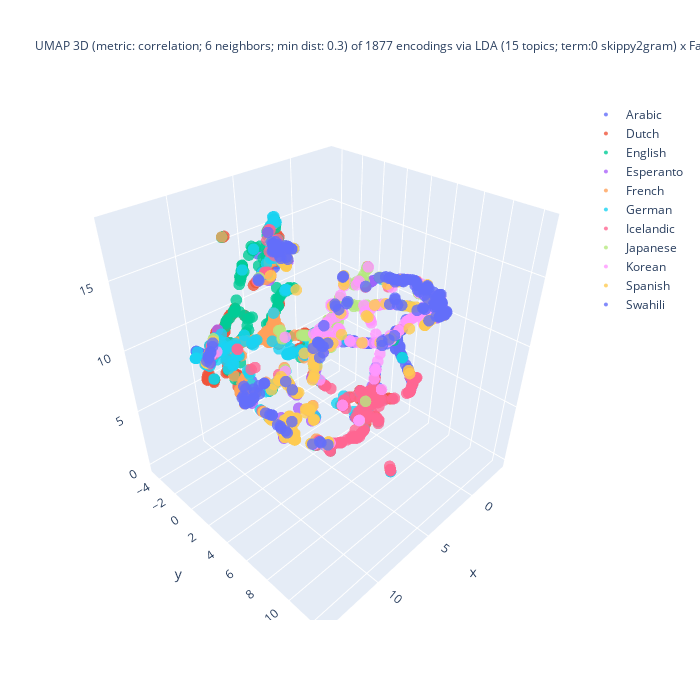

Notebook cell for this chart:
### Code cell
%%capture --no-display

## Plotlyを使って UMAP の結果の可視化 (3D)
import plotly.graph_objects as go
import numpy as np

## 色分けの単位を選択
if color_lang_family:
    colored_var = 'family'
else:
    colored_var = 'language'
## umap_df を作成
X = zip(doc_UMAP_3d[:,0], doc_UMAP_3d[:,1], doc_UMAP_3d[:,2],
        doc_fit_df[colored_var], doc_fit_df[doc_type]) # zip(..)が必要
umap_df = pd.DataFrame(X, columns = ['D1', 'D2', 'D3', colored_var, doc_type])
#
fig = go.Figure()
for lang_name in sorted(set(umap_df[colored_var])):
    # set marker size of the target domain
    traced = umap_df[ umap_df['language'] == lang_name ]
    fig.add_trace(
        go.Scatter3d(
            x = traced['D1'], y = traced['D2'], z = traced['D3'],
            name = lang_name.title(),
            mode = 'markers',
            marker = dict(size = 4, opacity = 0.8),
            marker_colorscale = color_palette, # worked??
            showlegend = True
        )
    )

## 3D 散布図にラベルを追加する処理は未実装
df_size = len(umap_df)
## title_header
title_header = f"UMAP 3D (metric: {umap_metric}; {umap_n_neighbors} neighbors; min dist: {umap_min_dist}) of {df_size} encodings via\n"
## title_body
if use_FastText:
    if use_LDA:
        title_body = f"LDA ({n_topics} topics; term:0 {lda_term_type}) x FastText ({ft_n_dims} dims; term: {ft_term_type}; window: {ft_window_size})"
    else:
        title_body = f"FastText ({ft_n_dims} dims; term: {ft_term_type}; window: {ft_window_size})"
else:
    title_body = f"LDA ({n_topics} topics; term: {lda_term_type})"
#
title_val = title_header + title_body
fig.update_layout(title = dict(text = title_val, font_size = 12), autosize = False, width = 700, height = 700)
fig.show()

### Figure 1 — Plotly figure (JSON) as saved in the notebook; plotly's stock layout.template omitted (floating-point values rounded to 4 significant figures; data arrays with more than 128 entries replaced by an {"elided": "..."} marker saying what was removed)
{"data": [{"marker": {"colorscale": [[0, "#2E91E5"], [0.04348, "#E15F99"], [0.08696, "#1CA71C"], [0.1304, "#FB0D0D"], [0.1739, "#DA16FF"], [0.2174, "#222A2A"], [0.2609, "#B68100"], [0.3043, "#750D86"], [0.3478, "#EB663B"], [0.3913, "#511CFB"], [0.4348, "#00A08B"], [0.4783, "#FB00D1"], [0.5217, "#FC0080"], [0.5652, "#B2828D"], [0.6087, "#6C7C32"], [0.6522, "#778AAE"], [0.6957, "#862A16"], [0.7391, "#A777F1"], [0.7826, "#620042"], [0.8261, "#1616A7"], [0.8696, "#DA60CA"], [0.913, "#6C4516"], [0.9565, "#0D2A63"], [1, "#AF0038"]], "opacity": 0.8, "size": 4}, "mode": "markers", "name": "Arabic", "showlegend": true, "type": "scatter3d", "x": {"elided": "157 float values"}, "y": {"elided": "157 float values"}, "z": {"elided": "157 float values"}}, {"marker": {"colorscale": [[0, "#2E91E5"], [0.04348, "#E15F99"], [0.08696, "#1CA71C"], [0.1304, "#FB0D0D"], [0.1739, "#DA16FF"], [0.2174, "#222A2A"], [0.2609, "#B68100"], [0.3043, "#750D86"], [0.3478, "#EB663B"], [0.3913, "#511CFB"], [0.4348, "#00A08B"], [0.4783, "#FB00D1"], [0.5217, "#FC0080"], [0.5652, "#B2828D"], [0.6087, "#6C7C32"], [0.6522, "#778AAE"], [0.6957, "#862A16"], [0.7391, "#A777F1"], [0.7826, "#620042"], [0.8261, "#1616A7"], [0.8696, "#DA60CA"], [0.913, "#6C4516"], [0.9565, "#0D2A63"], [1, "#AF0038"]], "opacity": 0.8, "size": 4}, "mode": "markers", "name": "Dutch", "showlegend": true, "type": "scatter3d", "x": {"elided": "202 float values"}, "y": {"elided": "202 float values"}, "z": {"elided": "202 float values"}}, {"marker": {"colorscale": [[0, "#2E91E5"], [0.04348, "#E15F99"], [0.08696, "#1CA71C"], [0.1304, "#FB0D0D"], [0.1739, "#DA16FF"], [0.2174, "#222A2A"], [0.2609, "#B68100"], [0.3043, "#750D86"], [0.3478, "#EB663B"], [0.3913, "#511CFB"], [0.4348, "#00A08B"], [0.4783, "#FB00D1"], [0.5217, "#FC0080"], [0.5652, "#B2828D"], [0.6087, "#6C7C32"], [0.6522, "#778AAE"], [0.6957, "#862A16"], [0.7391, "#A777F1"], [0.7826, "#620042"], [0.8261, "#1616A7"], [0.8696, "#DA60CA"], [0.913, "#6C4516"], [0.9565, "#0D2A63"], [1, "#AF0038"]], "opacity": 0.8, "size": 4}, "mode": "markers", "name": "English", "showlegend": true, "type": "scatter3d", "x": {"elided": "181 float values"}, "y": {"elided": "181 float values"}, "z": {"elided": "181 float values"}}, {"marker": {"colorscale": [[0, "#2E91E5"], [0.04348, "#E15F99"], [0.08696, "#1CA71C"], [0.1304, "#FB0D0D"], [0.1739, "#DA16FF"], [0.2174, "#222A2A"], [0.2609, "#B68100"], [0.3043, "#750D86"], [0.3478, "#EB663B"], [0.3913, "#511CFB"], [0.4348, "#00A08B"], [0.4783, "#FB00D1"], [0.5217, "#FC0080"], [0.5652, "#B2828D"], [0.6087, "#6C7C32"], [0.6522, "#778AAE"], [0.6957, "#862A16"], [0.7391, "#A777F1"], [0.7826, "#620042"], [0.8261, "#1616A7"], [0.8696, "#DA60CA"], [0.913, "#6C4516"], [0.9565, "#0D2A63"], [1, "#AF0038"]], "opacity": 0.8, "size": 4}, "mode": "markers", "name": "Esperanto", "showlegend": true, "type": "scatter3d", "x": [5.489, 5.693, 7.199, 4.88, 9.666, 3.88, 9.139, 5.3, 5.656, 4.014, 6.314, 5.258, 6.272, 4.944, 6.009, 7.514, 5.592, 5.488, 7.509, 3.334, 5.695, 2.308, 6.225, 5.408, -1.883, 4.216, 4.298, 5.77, 2.154, 4.339, 3.389, -0.6978, 4.549, 5.438, 4.327, 5.506, 6.969, 5.991, 1.982, 5.881, 3.309, 3.893, 3.868, 6.909, 4.049, 5.319, 6.116, 3.949, 5.944, 2.035, 3.369, 3.486, 5.766, 5.522, -0.6051, 7.189, -3.219, 5.648, 4.69, 6.957, 3.19, 3.222, 6.105, 6.31, 1.406, 9.252, 2.255, 6.01, 5.434, 4.156, -0.5068, 9.967, 5.343, 7.169, 5.106, -2.762, -1.088, 4.121, 5.411, 6.433, 5.91, -3.025, 2.317, 7.083, -2.858, 5.128, -2.231, 7.052, -1.325, 5.85, 6.574, 4.964, 5.47, 7.906, 5.726, 6.861, 5.769, 6.226, 3.155, 5.064, 2.562, 3.301, 5.85, 5.916, 4.291, -2.211, 2.978, 4.829, 5.868, -1.338, 5.371, 6.727, 1.615, 3.202, 3.051, 1.462, -3.396, 6.019, 3.167, -3.058, 0.9491, -3.002, 3.905, 5.552, 6.773, -3.065], "y": [5.305, -0.3095, 1.791, 0.2187, 1.188, 0.9967, -3.807, -0.2173, -0.248, 1.017, 7.67, -0.05105, 1.353, 0.4451, 0.5638, 0.07976, -0.2683, -0.2539, 0.03758, 0.4734, 5.588, -0.2187, -0.1964, 5.407, 6.863, 0.8668, 0.8206, -0.5314, -3.469, 0.7566, 0.4573, 6.495, -2.634, 5.606, 6.456, -0.4313, 0.8197, 8.416, -3.49, 8.339, 0.4701, 1.085, 1.11, 1.297, 0.8766, 0.4691, 0.009507, 1.081, 8.253, -3.512, 2.229, 0.3639, -0.1733, -0.1677, 2.228, 1.756, 5.437, -0.04256, -3.634, 1.35, 0.3124, 0.436, 1.294, 2.671, 7.705, -4.041, -2.502, 5.405, 0.07304, 7.252, 1.787, -3.506, -0.3054, 8.986, 0.05981, 6.422, 4.37, 0.955, -0.1842, 5.515, -0.5986, 5.66, -0.2506, -0.328, 5.846, 0.09685, 7.37, 1.481, 8.019, -0.2428, 1.436, 0.1486, -0.08592, -4.521, -0.3705, 1.372, -0.3481, 1.133, 0.3199, 0.08261, -3.324, -3.601, -0.3285, -0.2734, 0.798, 7.386, -3.349, 4.493, -0.3272, 7.976, -0.2226, 1.43, 0.2228, 0.4166, 0.3784, 0.6083, 5.091, -0.1826, 2.018, 5.63, 6.754, 6.291, 1.061, -0.1652, 6.079, 5.586], "z": [15.62, 0.2534, 3.712, 3.925, 6.465, 1.431, 7.525, 0.2448, 0.5405, 2.073, 9.213, 4.832, 2.95, 2.824, 2.762, 3.562, 0.2173, 5.239, 3.539, 4.896, 14.09, 7.296, 1.351, 15.46, 12.17, 2.418, 2.434, 5.324, 12.83, 2.502, 4.892, 12.7, 12.17, 14.1, 12.91, 0.4542, 3.359, 9.226, 12.42, 9.181, 5.02, 1.691, 1.727, 3.563, 1.326, 1.966, 1.181, 1.599, 9.691, 12.67, 8.697, 4.843, 0.3518, 0.1209, 11.99, 3.694, 8.934, 0.7676, 11.86, 3.4, 5.48, 5.172, 2.903, 9.375, 7.705, 7.207, 13.84, 13.36, 0.657, 11.41, 11.41, 7.941, 0.692, 9.768, 4.361, 9.941, 12.77, 2.721, 5.173, 14.38, 5.332, 9.231, 7.26, 2.662, 9.433, 4.262, 10.77, 3.497, 11.64, 0.3366, 2.858, 4.091, 0.6037, 8.795, 0.1725, 3.331, 0.297, 1.043, 5.518, 4.292, 13.31, 14.24, 0.313, 0.01379, 2.493, 10.79, 13.69, 12.79, 0.07325, 11.58, 0.2392, 3.119, 8.847, 5.173, 5.424, 9.208, 8.439, 1.079, 8.563, 9.191, 12.53, 9.76, 1.485, 0.5214, 12.6, 9.176]}, {"marker": {"colorscale": [[0, "#2E91E5"], [0.04348, "#E15F99"], [0.08696, "#1CA71C"], [0.1304, "#FB0D0D"], [0.1739, "#DA16FF"], [0.2174, "#222A2A"], [0.2609, "#B68100"], [0.3043, "#750D86"], [0.3478, "#EB663B"], [0.3913, "#511CFB"], [0.4348, "#00A08B"], [0.4783, "#FB00D1"], [0.5217, "#FC0080"], [0.5652, "#B2828D"], [0.6087, "#6C7C32"], [0.6522, "#778AAE"], [0.6957, "#862A16"], [0.7391, "#A777F1"], [0.7826, "#620042"], [0.8261, "#1616A7"], [0.8696, "#DA60CA"], [0.913, "#6C4516"], [0.9565, "#0D2A63"], [1, "#AF0038"]], "opacity": 0.8, "size": 4}, "mode": "markers", "name": "French", "showlegend": true, "type": "scatter3d", "x": {"elided": "186 float values"}, "y": {"elided": "186 float values"}, "z": {"elided": "186 float values"}}, {"marker": {"colorscale": [[0, "#2E91E5"], [0.04348, "#E15F99"], [0.08696, "#1CA71C"], [0.1304, "#FB0D0D"], [0.1739, "#DA16FF"], [0.2174, "#222A2A"], [0.2609, "#B68100"], [0.3043, "#750D86"], [0.3478, "#EB663B"], [0.3913, "#511CFB"], [0.4348, "#00A08B"], [0.4783, "#FB00D1"], [0.5217, "#FC0080"], [0.5652, "#B2828D"], [0.6087, "#6C7C32"], [0.6522, "#778AAE"], [0.6957, "#862A16"], [0.7391, "#A777F1"], [0.7826, "#620042"], [0.8261, "#1616A7"], [0.8696, "#DA60CA"], [0.913, "#6C4516"], [0.9565, "#0D2A63"], [1, "#AF0038"]], "opacity": 0.8, "size": 4}, "mode": "markers", "name": "German", "showlegend": true, "type": "scatter3d", "x": {"elided": "164 float values"}, "y": {"elided": "164 float values"}, "z": {"elided": "164 float values"}}, {"marker": {"colorscale": [[0, "#2E91E5"], [0.04348, "#E15F99"], [0.08696, "#1CA71C"], [0.1304, "#FB0D0D"], [0.1739, "#DA16FF"], [0.2174, "#222A2A"], [0.2609, "#B68100"], [0.3043, "#750D86"], [0.3478, "#EB663B"], [0.3913, "#511CFB"], [0.4348, "#00A08B"], [0.4783, "#FB00D1"], [0.5217, "#FC0080"], [0.5652, "#B2828D"], [0.6087, "#6C7C32"], [0.6522, "#778AAE"], [0.6957, "#862A16"], [0.7391, "#A777F1"], [0.7826, "#620042"], [0.8261, "#1616A7"], [0.8696, "#DA60CA"], [0.913, "#6C4516"], [0.9565, "#0D2A63"], [1, "#AF0038"]], "opacity": 0.8, "size": 4}, "mode": "markers", "name": "Icelandic", "showlegend": true, "type": "scatter3d", "x": {"elided": "178 float values"}, "y": {"elided": "178 float values"}, "z": {"elided": "178 float values"}}, {"marker": {"colorscale": [[0, "#2E91E5"], [0.04348, "#E15F99"], [0.08696, "#1CA71C"], [0.1304, "#FB0D0D"], [0.1739, "#DA16FF"], [0.2174, "#222A2A"], [0.2609, "#B68100"], [0.3043, "#750D86"], [0.3478, "#EB663B"], [0.3913, "#511CFB"], [0.4348, "#00A08B"], [0.4783, "#FB00D1"], [0.5217, "#FC0080"], [0.5652, "#B2828D"], [0.6087, "#6C7C32"], [0.6522, "#778AAE"], [0.6957, "#862A16"], [0.7391, "#A777F1"], [0.7826, "#620042"], [0.8261, "#1616A7"], [0.8696, "#DA60CA"], [0.913, "#6C4516"], [0.9565, "#0D2A63"], [1, "#AF0038"]], "opacity": 0.8, "size": 4}, "mode": "markers", "name": "Japanese", "showlegend": true, "type": "scatter3d", "x": {"elided": "148 float values"}, "y": {"elided": "148 float values"}, "z": {"elided": "148 float values"}}, {"marker": {"colorscale": [[0, "#2E91E5"], [0.04348, "#E15F99"], [0.08696, "#1CA71C"], [0.1304, "#FB0D0D"], [0.1739, "#DA16FF"], [0.2174, "#222A2A"], [0.2609, "#B68100"], [0.3043, "#750D86"], [0.3478, "#EB663B"], [0.3913, "#511CFB"], [0.4348, "#00A08B"], [0.4783, "#FB00D1"], [0.5217, "#FC0080"], [0.5652, "#B2828D"], [0.6087, "#6C7C32"], [0.6522, "#778AAE"], [0.6957, "#862A16"], [0.7391, "#A777F1"], [0.7826, "#620042"], [0.8261, "#1616A7"], [0.8696, "#DA60CA"], [0.913, "#6C4516"], [0.9565, "#0D2A63"], [1, "#AF0038"]], "opacity": 0.8, "size": 4}, "mode": "markers", "name": "Korean", "showlegend": true, "type": "scatter3d", "x": {"elided": "148 float values"}, "y": {"elided": "148 float values"}, "z": {"elided": "148 float values"}}, {"marker": {"colorscale": [[0, "#2E91E5"], [0.04348, "#E15F99"], [0.08696, "#1CA71C"], [0.1304, "#FB0D0D"], [0.1739, "#DA16FF"], [0.2174, "#222A2A"], [0.2609, "#B68100"], [0.3043, "#750D86"], [0.3478, "#EB663B"], [0.3913, "#511CFB"], [0.4348, "#00A08B"], [0.4783, "#FB00D1"], [0.5217, "#FC0080"], [0.5652, "#B2828D"], [0.6087, "#6C7C32"], [0.6522, "#778AAE"], [0.6957, "#862A16"], [0.7391, "#A777F1"], [0.7826, "#620042"], [0.8261, "#1616A7"], [0.8696, "#DA60CA"], [0.913, "#6C4516"], [0.9565, "#0D2A63"], [1, "#AF0038"]], "opacity": 0.8, "size": 4}, "mode": "markers", "name": "Spanish", "showlegend": true, "type": "scatter3d", "x": {"elided": "196 float values"}, "y": {"elided": "196 float values"}, "z": {"elided": "196 float values"}}, {"marker": {"colorscale": [[0, "#2E91E5"], [0.04348, "#E15F99"], [0.08696, "#1CA71C"], [0.1304, "#FB0D0D"], [0.1739, "#DA16FF"], [0.2174, "#222A2A"], [0.2609, "#B68100"], [0.3043, "#750D86"], [0.3478, "#EB663B"], [0.3913, "#511CFB"], [0.4348, "#00A08B"], [0.4783, "#FB00D1"], [0.5217, "#FC0080"], [0.5652, "#B2828D"], [0.6087, "#6C7C32"], [0.6522, "#778AAE"], [0.6957, "#862A16"], [0.7391, "#A777F1"], [0.7826, "#620042"], [0.8261, "#1616A7"], [0.8696, "#DA60CA"], [0.913, "#6C4516"], [0.9565, "#0D2A63"], [1, "#AF0038"]], "opacity": 0.8, "size": 4}, "mode": "markers", "name": "Swahili", "showlegend": true, "type": "scatter3d", "x": {"elided": "191 float values"}, "y": {"elided": "191 float values"}, "z": {"elided": "191 float values"}}], "layout": {"autosize": false, "height": 700, "title": {"font": {"size": 12}, "text": "UMAP 3D (metric: correlation; 6 neighbors; min dist: 0.3) of 1877 encodings via\nLDA (15 topics; term:0 skippy2gram) x FastText (30 dims; term: 4gram; window: 5)"}, "width": 700}}
